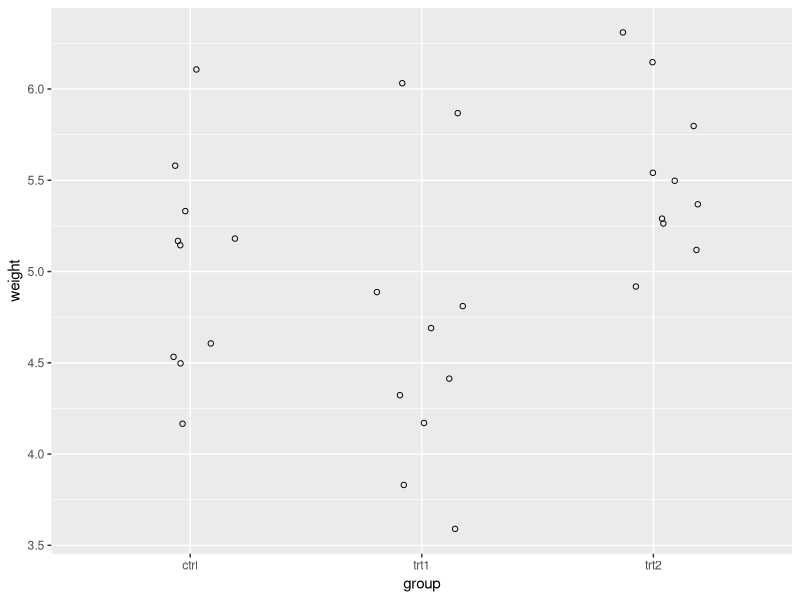
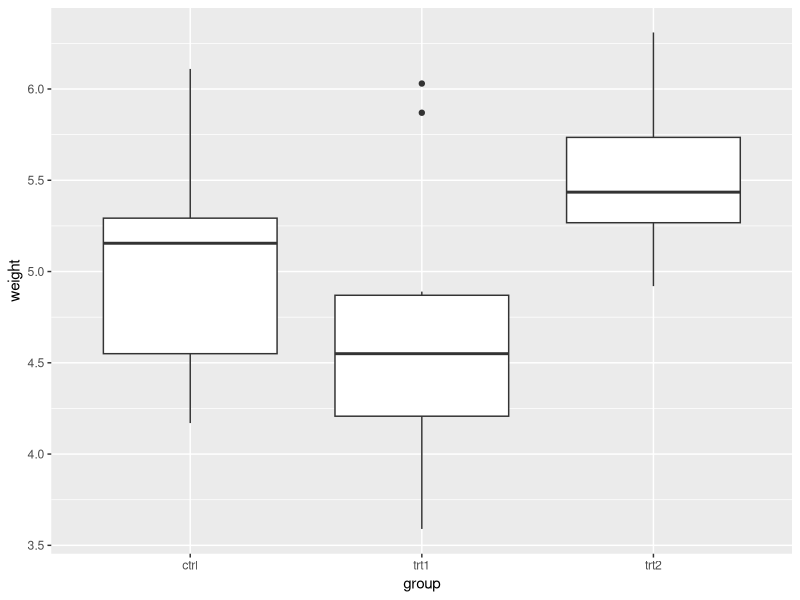

Reproduce these figures in R, in order. (Note: this script raises an error after producing the figures.)
# Intro to R
# Rick Scavetta
# 26 Mar 2018
# IMPRS-LS DA workshop

# Clear workspace
rm(list = ls())

# Load packages
library(dplyr)
library(ggplot2)
library(purrr)
library(tidyr)

# Basic R notation
n <- log2(8) # the log 2 of 8
n # shortcut print(n)

# A simple workflow
# The data:
data(PlantGrowth)

# export for python
# write.csv(PlantGrowth, "plant_growth.csv", row.names = FALSE)


# Summary statistics
# What are the groups? i.e. levels
# How many?
levels(PlantGrowth$group)
nlevels(PlantGrowth$group)

# mean:
mean(PlantGrowth$weight)

# group-wise means:
tapply(PlantGrowth$weight, PlantGrowth$group, mean)

# use dplyr:
# use shift+ctrl+m for %>%
PlantGrowth %>%
  group_by(group) %>%
  summarise(avg = mean(weight))

# Visualisation: use ggplot2
# Specify axes (scales) using aes()
# Add visuals using a geom_ function and +
ggplot(PlantGrowth, aes(group, weight)) +
  geom_point(position = position_jitter(0.2),
             shape = 1)

ggplot(PlantGrowth, aes(group, weight)) +
  geom_boxplot()

# Statistics:
# make a linear model
plant.lm <- lm(weight ~ group, data = PlantGrowth)

# T-tests:
plant.lm # short cut for print(plant.lm)
summary(plant.lm)

# get access to all results:
plant.lm$coefficients

# ANOVA:
plant.anova <- anova(plant.lm)
plant.anova$`Pr(>F)`[1]

# Another way to set up an ANOVA:

plant.aov <- aov(weight ~ group, data = PlantGrowth)
summary(plant.aov) # get p-value,
# summary(aov()) is the same as anova(lm())

# All pair-wise t-test:
TukeyHSD(plant.aov)

# Reproduce in Markdown with:
chickwts

# Element 2: Functions
# Everything that happens, is because of a function

# Arithmetic operators
34 + 6
# just to know... this is the same as:
`+`(34, 6)

# Order of operations
# BEDMAS - Brackets, expon, div, mult, add, sub
2 - 3/4 # 1.25
(2 - 3)/4 # -0.25

# use () in math order and function input

# Make some objects:
n <- 34
p <- 6

n + p

# Exercise 1, p27:
1.12 * 3 - 0.4
m <- 1.12
b <- -0.4
m * 3 + b
m * 8 + b
m * 9 + b
m * 23 + b

# Generic form of functions
# fun_name(args)

# args may be named or unnamed
# args may be none to many
# e.g.
log2(8)
log2(x = 8)
log(8, base = 2)
log(8, 2)
log(base = 2, 8) # confusing :/

# Positional matching, versus
# Named arguments

# Some basic and common functions:
# Combine unnamed arguments: c()

xx <- c(3, 8, 9, 23)
xx

myNames <- c("healthy", "tissue", "quantity")
myNames

# Sequential Numbers:
seq(from = 1, to = 100, by = 7)
foo1 <- seq(1, 100, 7) # same as above

# use objects in functions:
foo2 <- seq(1, n, p)
foo2

# The : operator for seq(x, y, 1)
1:10
seq(1, 10, 1)

# Type of math functions:
# 1 - transformation: Every value is transformed in the SAME way
# +, -, *,
# Normalisation, Z-scores
# log, log10, log2, sqrt
# Multiply every element by 3
log(foo1)
scale(foo1) # Z-scores

# 2 - aggregration
# Returns a SINGLE (or a small number of) value(s)
# mean, sd, median, IQR, range, n
# sum(), prod()
sum(foo1) # add all values
prod(6:1) # 6-factorial: 6!
length(foo1) # n

# Exercise 2, page 30:
foo2 + 100 # trans
foo2 * 3 # trans
foo2 + foo2 # trans
sum(foo2) + foo2 # agg, followed by trans

1:3 + foo2 # trans, with vector recycling

1:4 + foo2 # trans, with warning

######### fundamental concept ############
######### Vector recycling ###############

# Exercise 3, p 30:
m
b
xx
m * xx + b

# Exercise 4, p 30:
m2 <- c(0, 1.12)

# goal:
0 * xx + b # Where m is 0
1.12 * xx + b # where m is 1.12

m2 * xx + b

# one solution:
# for loops == :(, but not really prefered in R
for(i in m2) {
  print(i * xx - 0.4)
}



# making your own functions:
equation <- function(x, m = 1.12) {
  m * x - 0.4
}

# use it:
rm(b) # remove b
equation(1:100)

# How to reiterate:
b <- -0.4
# define an anonymous function in lapply
lapply(m2, function(x) xx * x + b)
# or a named function:
lapply(m2, function(x) equation(xx, x))

# use sapply to simplify to the
sapply(m2, function(x) xx * x + b)
sapply(m2, function(x) equation(xx, x))

# A newer way using purrr
map(m2, ~ equation(xx, .) )
map(m2, ~ xx * . + b)

# m2 %>%
# map(~ xx * . + b) %>%
# map_dfr(~ as.data.frame(t(as.matrix(.))))

# Element 3: Objects
# anything that exists is an objects

# Vectors - 1D, homogenous
# e.g.
xx
m2
foo1
foo2

# (user defined) Atomic vector types:
# Logical (boolean/binary) T/F, TRUE/FALSE, 1/0
# Integer - 0,1,2,3,
# Double - 3.14, 6.8,...
# Character (string) - All A-Z, a-z, 0-9, white space, symbols

typeof(foo1)
typeof(myNames)

foo3 <- c("Liver", "Brain", "Testes",
          "Muscle", "Intestine", "Heart")

foo4 <- c(T, F, F, T,T, F)
typeof(foo4)

# as an aside:
test <- c(1:10, "bob")
test
as.numeric(test)
# Major problem # 1: wrong type!
# Typical solution: Coercion
test <- test[-11] # remove last element, still chr
mean(test)
test <- as.integer(test)
mean(test)

# Lists - 1D, heterogenous
# Data Frames - 2D, heterogenous where every
#               element is a vector of the same length
# heterogenous: every element can be a different type.
# rows == observations
# cols == variables

# Make it from scratch:
foo.df <- data.frame(foo4, foo3, foo2)
foo.df

# attributes:
attributes(foo.df)
typeof(foo.df)
# Class determines how other functions deal
# with an object: object-oriented programming
summary(foo.df)
summary(plant.lm)

print(foo.df)
print(plant.lm)

typeof(plant.lm)
class(plant.lm)

# Access attributes with accessor functions
# e.g.
class(foo.df)
names(foo.df) <- myNames

# Major Problem # 2: Wrong class (structure)
# coerce to right class

# Major Problem # 3: Wrong format (also structure)
# rearrange (see dplyr and tidyr later)

# Exploring data frames:
str(foo.df) # look at structure!
glimpse(foo.df) # from dplyr
summary(foo.df)

dim(foo.df)
nrow(foo.df)
ncol(foo.df)

# The floating point trap:
0.3/3
0.1 == 0.3/3 # test of equivalency
all.equal(0.1, 0.3/3)

typeof(foo.df)
class(foo.df)

# sapply(foo.df, typeof)

# Element 4: Logical Expressions
# Relational operators: Ask YES/NO questions
# == equivalency
# != non-equivalency
# >, <, >=, <=
# !x negation of x, where x is a logical vector
# e.g.
foo4 # logical
!foo4 # negation
n
p
n > p
n < p
n == p

# The results are ALWAYS logical vectors!

# Logical operators: combine YES/NO questions
# & AND
# | OR
# %in% WITHIN

# classic funct: subset()
# dplyr method: filter()

# apply to logical data:
# only healthy
subset(foo.df, foo.df$healthy == TRUE)
subset(foo.df, healthy == TRUE)
subset(foo.df, healthy)

foo.df %>%
  filter(healthy)

# unhealthy
subset(foo.df, !healthy)
subset(foo.df, healthy == FALSE)

# apply to numerical data:
# Below 10:
subset(foo.df, quantity < 10)

foo.df %>%
  filter(quantity < 10)

# Ranges: 10-20
subset(foo.df, quantity > 10 & quantity < 20)

# Meaningless
subset(foo.df, quantity > 10 | quantity < 20)

# Extreme values beyond 10, 20:
subset(foo.df, quantity < 10 | quantity > 20)

# Impossible
subset(foo.df, quantity < 10 & quantity > 20)

# Apply to character data:
# NO pattern matching!
# Heart samples:
subset(foo.df, tissue == "Heart")

# 2 or more: Liver & Heart
# good, but inefficient for many searches
subset(foo.df, tissue == "Heart" | tissue == "Liver")

# TERRIBLE - NEVER do it.
subset(foo.df, tissue == c("Heart", "Liver"))
subset(foo.df, tissue == c("Liver", "Heart"))

# The proper way: alternative for multiple |
subset(foo.df, tissue %in% c("Heart", "Liver"))
subset(foo.df, tissue %in% c("Liver", "Heart"))

# everything except heart & liver:
subset(foo.df, !(tissue %in% c("Heart", "Liver")))

length(foo1)

# Element 5: Indexing
# Find info according to position using []

# Vectors:
foo2
foo.df$quantity

# Using numbers:
foo.df$quantity[3] # 3rd element
foo.df$quantity[p] # pth element
foo.df$quantity[3:p] # 3rd to the pth element

foo.df$quantity[3:length(foo.df$quantity)] # 3rd to the last value
foo.df$quantity[3:nrow(foo.df)] # 3rd to the last value

foo.df$quantity[p:3] # pth to the 3rd element

# Using logical vectors:
foo2[foo2 < 10]

# Data frames:
# 2D: [<rows> , <columns>]
foo.df[3,] # 3rd row, all columns
foo.df[3, 3] # 3rd row, 3rd column
foo.df[3, "quantity"] # 3rd row, 3rd column
foo.df[3:p, c("healthy", "tissue")] # select by name
foo.df[3:p, -2] # 3rd to pth, exclude col 2
foo.df[3:p, names(foo.df) != "quantity"] # Use logical vectors

# mixing dimensions:
foo.df$quantity[3,] # 1D obj, 2D index :/
foo.df[3] # 2D obj, 1D index shortcut to col selection
foo.df[,3] # 3rd col as a vector (!)

# choose one col base on critera from another:
# all the tissue with low quantity (< 10)
foo.df[foo.df$quantity < 10, "tissue"]
# the same as:
foo.df$tissue[foo.df$quantity < 10]

# This is just a more flexible version of subset!
subset(foo.df, quantity < 10, select = "tissue")

foo.df %>%
  filter(quantity < 10) %>%
  select("tissue")

?intersect

# Element 8: Factor Variables (with levels)
# Categorical variables (with groups)
# aka discrete or qualitative

# e.g.
PlantGrowth$group

# factors are a special class of type integer
typeof(PlantGrowth$group)
class(PlantGrowth$group)
# with labels:
# e.g.
foo3 # character
foo.df$tissue # factor
# each label gets an integer ID
str(foo.df)

# some problems:
xx <- c(23:27, "bob")

test <- data.frame(xx)
str(test)
mean(test$xx)
# Get rid of characters
test$yy <- as.double(as.character(test$xx))
mean(test$yy, na.rm = T)

# Elements 9 & 10: Tidy data & Split-apply-combine
# work on a new data set:
PlayData <- data.frame(type = rep(c("A", "B"), each = 2),
                       time = 1:2,
                       height = seq(10, 40, 10),
                       width = seq(50, 80, 10))

PlayData

# To rearrange our data, use tidyr::gather()
# four arguments: DF, key, value, either the ID or MEASURE vars
# key & value are OUTPUT names, NOT INPUT
gather(PlayData, key, value, -c(type, time)) # with ID
PlayData.t <- gather(PlayData, key, value, c(height, width)) # with MEASURE

# Scenario: 1: Compare by key (height/width)
# just use the original data set
PlayData$height/PlayData$width

# Scenario 2: Compare by time (2-1)
# Two solutions
# Solution 1 - revert to messy data and get proper variable names:
spread(PlayData.t, time, value) # time is now the "key" variable

# Solution 2 - Split-apply-combine with dplyr
# 1st, split/group according to some variable(s)
# 2nd, apply some function
# 3rd, combine together
PlayData.t %>%
  group_by(type, key) %>%
  summarise(growth = diff(value))

# from:
diff(c(40, 50, 75, 100))
